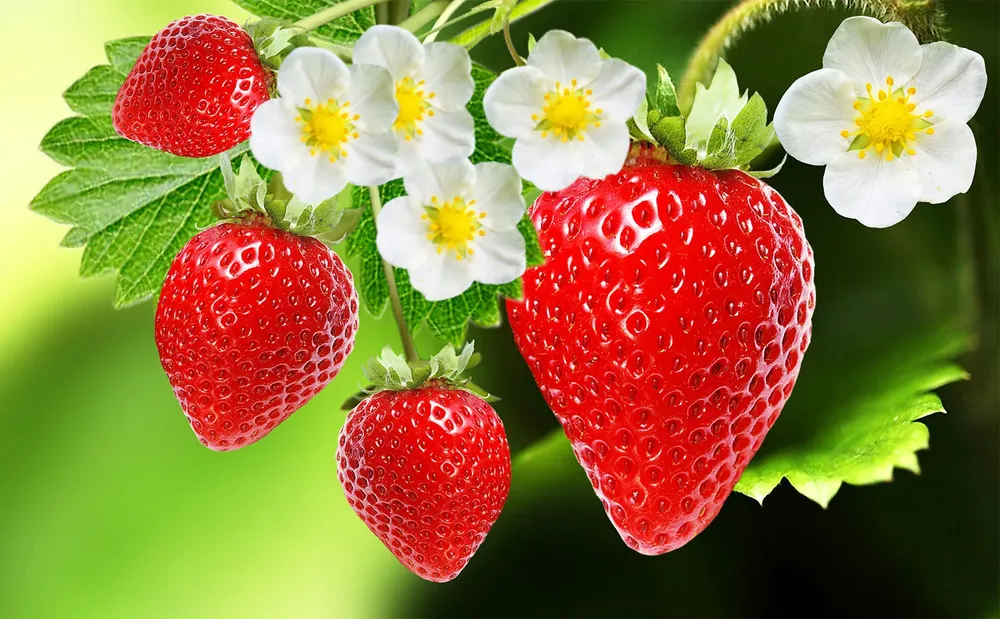
#> input picture strawberry.webp, 1000 x 619 px, shrunk from 1600 x 991 before the run
$ python addWeighted.py
#> lines starting #> are read from the running program, lines starting #| are printed output that depends on the picture; after the words box and inside, x2 and y2 are one past the last pixel; in counts of white or black regions, pixels touching at a corner belong together
import cv2


src = cv2.imread("strawberry.webp", cv2.IMREAD_COLOR)
#> src is the input picture: shape (619, 1000, 3); mean B, G, R 64.5, 121.7, 147.7
print(src.shape)
#| (619, 1000, 3)

hsv = cv2.cvtColor(src,cv2.COLOR_BGR2HSV)
#> hsv: shape (619, 1000, 3); mean H, S, V 42, 174, 167.2
h,s,v = cv2.split(hsv)
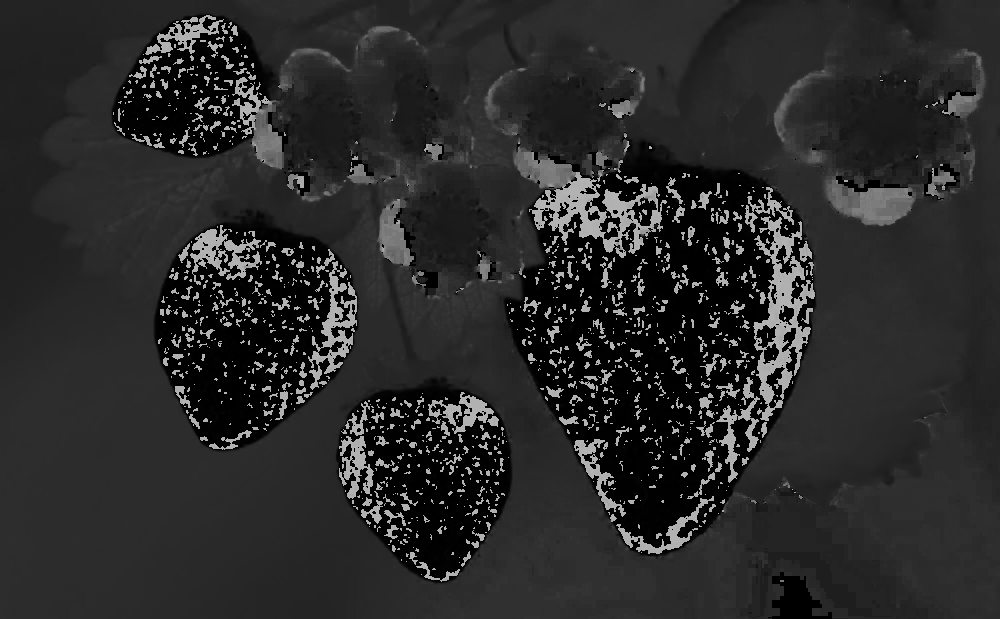
#> h: shape (619, 1000); min 0, max 179, mean 42
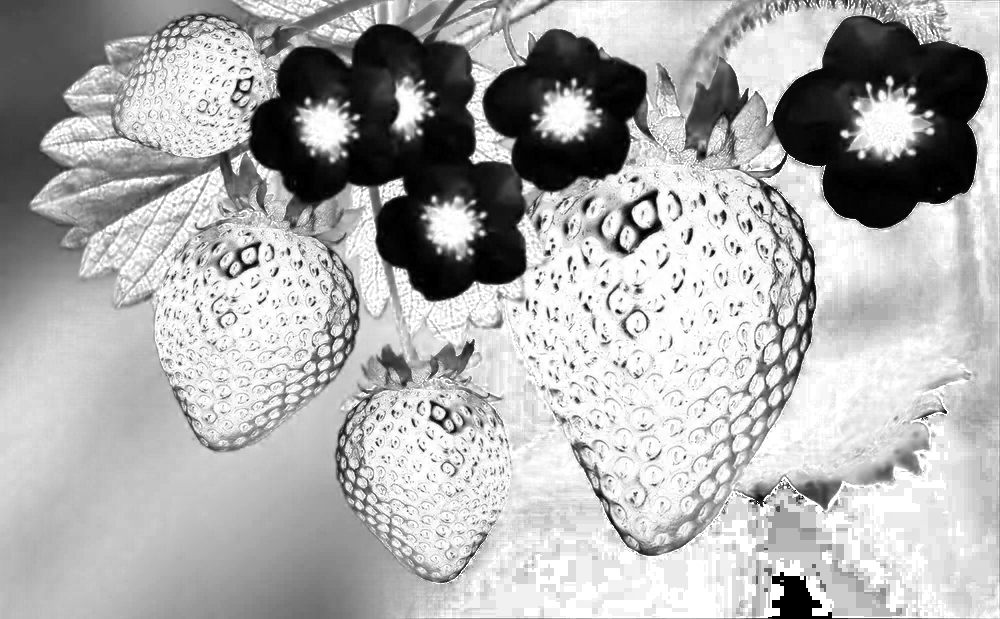
#> s: shape (619, 1000); min 0, max 255, mean 174
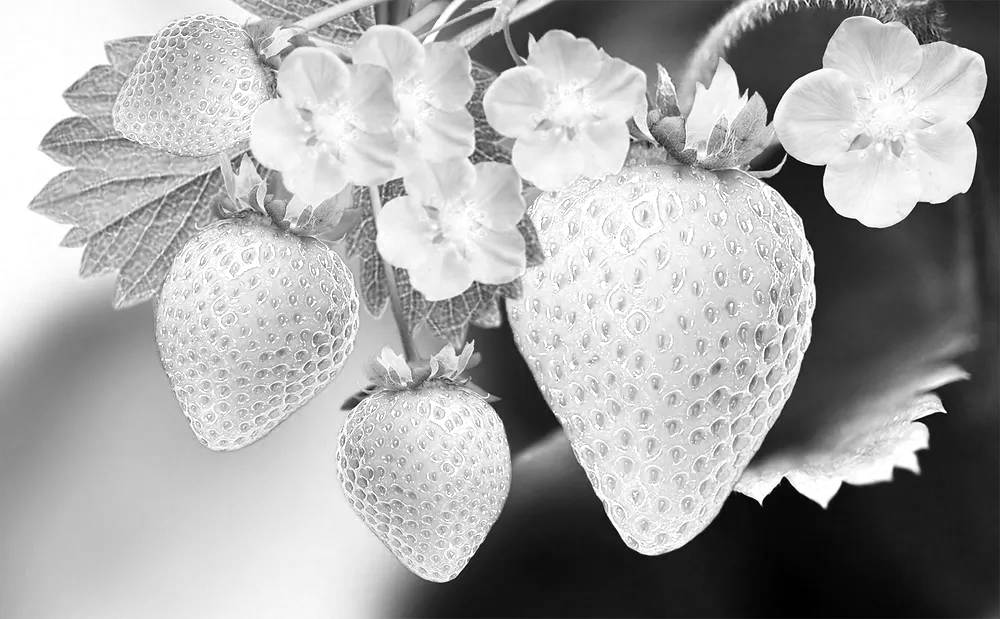
#> v: shape (619, 1000); min 0, max 255, mean 167.2

lower_red = cv2.inRange(hsv,(0,100,100),(5,255,255))
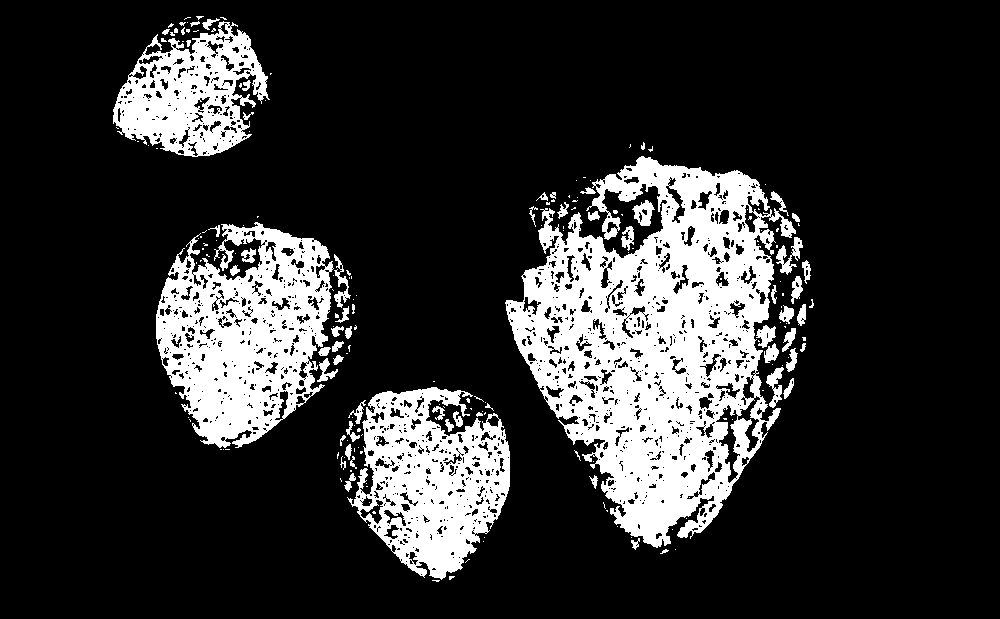
#> lower_red: shape (619, 1000); 18.9% white; 211 white regions (148 under 20 px), largest, box (x1, y1, x2, y2) and area: (505, 156, 796, 548) 57785, (156, 222, 334, 448) 23896, (347, 387, 510, 580) 17733
upper_red = cv2.inRange(hsv,(170,100,100),(180,255,255))
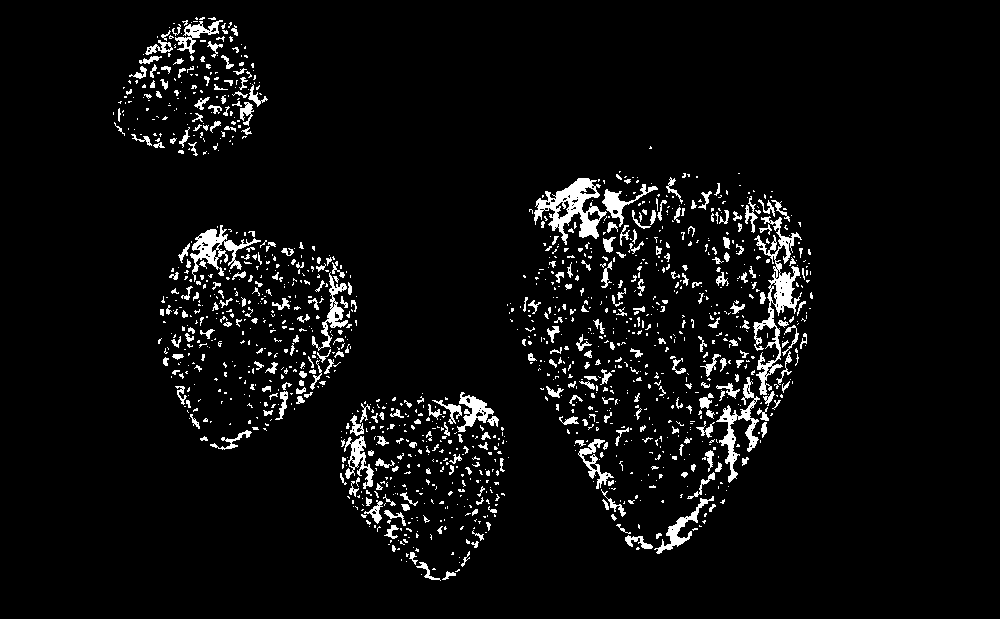
#> upper_red: shape (619, 1000); 5.1% white; 1372 white regions (1035 under 20 px), largest, box (x1, y1, x2, y2) and area: (753, 216, 802, 395) 2226, (534, 178, 607, 245) 1917, (190, 225, 261, 282) 1151
added_red = cv2.addWeighted(lower_red,1.0,upper_red,1.0,0.0)
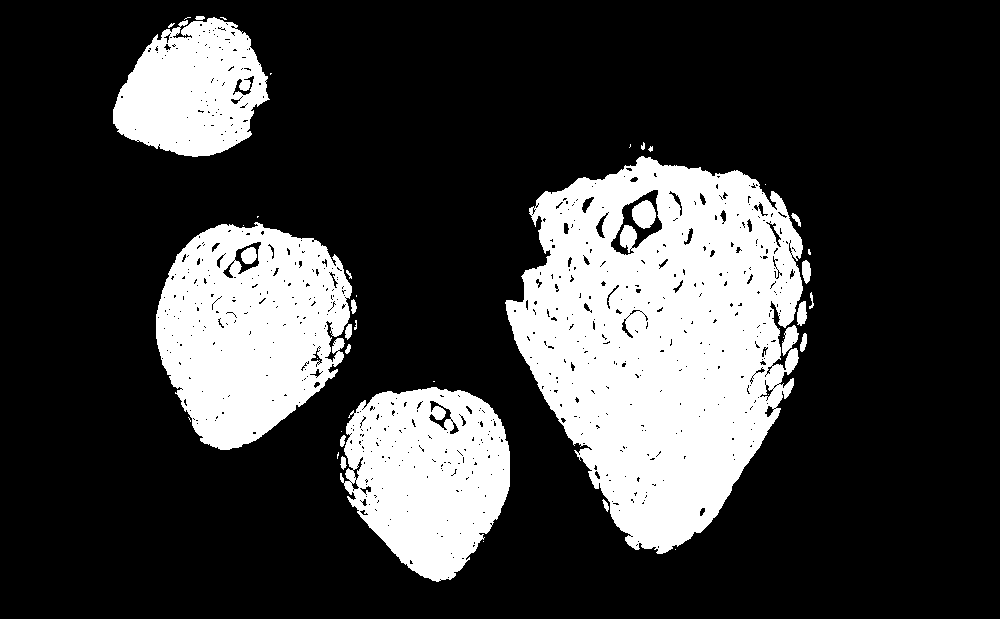
#> added_red: shape (619, 1000); 24% white; 42 white regions (21 under 20 px), largest, box (x1, y1, x2, y2) and area: (505, 156, 803, 554) 76750, (156, 222, 352, 450) 31246, (340, 387, 510, 582) 23478

red = cv2.bitwise_and(hsv,hsv,mask= added_red)
#> red: shape (619, 1000, 3); mean H, S, V 9.2, 53.2, 51.3
red = cv2.cvtColor(red,cv2.COLOR_HSV2BGR)
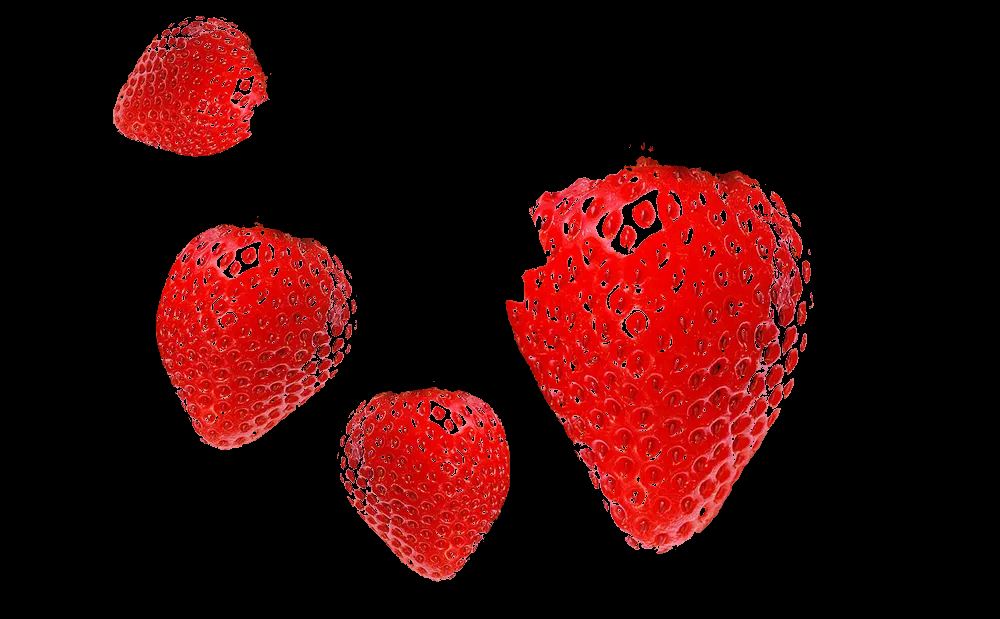
#> red: shape (619, 1000, 3); mean B, G, R 7.4, 7.8, 51.3

cv2.imshow("red",red)
cv2.waitKey(0)
cv2.destroyAllWindows()
